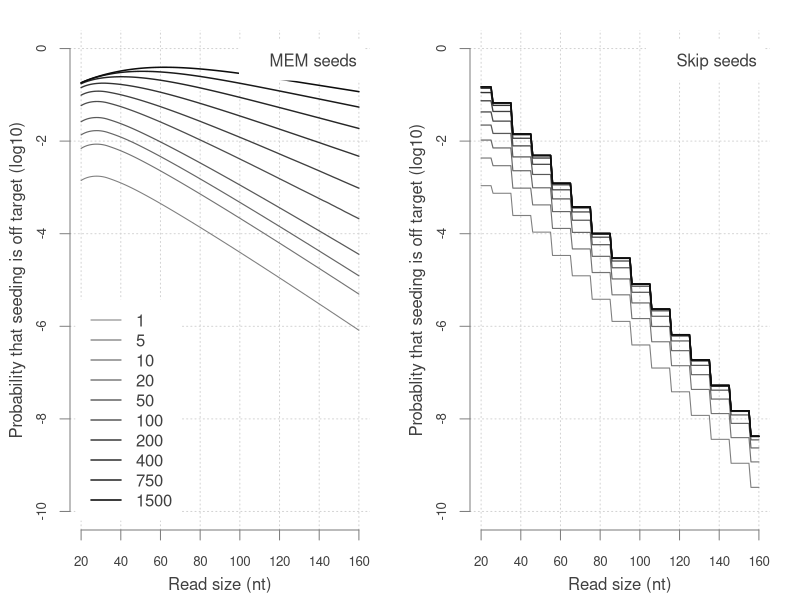

Generate this figure with R:
mem = log10(as.matrix(read.table("results_mem.txt")))
skip = log10(as.matrix(read.table("results_skip.txt")))

k = 20:160
ylim = c(-10,0)

pdf("mortal_kombat.pdf", height=6, width=12, useDingbats=FALSE)

par(mfrow=c(1,2))
par(mar=c(3.5,3.5,1.5,1.5))

plot(k, mem[1,], type="n",
   panel.first=grid(), ylim=ylim,
   bty="n", xaxt="n", yaxt="n", xlab="", ylab="")
lines(k, mem[1,], col="grey50", lwd=1.05)
lines(k, mem[2,], col="grey45", lwd=1.10)
lines(k, mem[3,], col="grey40", lwd=1.15)
lines(k, mem[4,], col="grey35", lwd=1.20)
lines(k, mem[5,], col="grey30", lwd=1.25)
lines(k, mem[6,], col="grey25", lwd=1.30)
lines(k, mem[7,], col="grey20", lwd=1.35)
lines(k, mem[8,], col="grey15", lwd=1.40)
lines(k, mem[9,], col="grey10", lwd=1.45)
lines(k, mem[10,], col="grey5", lwd=1.50)

title(xlab="Read size (nt)",
   ylab="Probability that seeding is off target (log10)",
   col.lab="grey25", line=2.2)
axis(side=1, cex.axis=.8, col="grey50", col.axis="grey25")
axis(side=2, cex.axis=.8, col="grey50", col.axis="grey25")

legend(x="bottomleft", lwd=c(1.05, 1.10, 1.15, 1.20, 1.25, 1.30,
   1.35, 1.40, 1.45, 1.50), col=c("grey50", "grey45", "grey40",
   "grey35", "grey30", "grey25", "grey20", "grey15", "grey10", "grey5"),
   legend=c("1","5","10","20","50","100","200","400", "750","1500"),
   inset=.02, bg="white", box.col="white", text.col="grey25")
legend(x="topright", inset=.02, bg="white", box.col="white",
   legend="MEM seeds", text.col="grey25")

plot(k, skip[1,], type="n",
   panel.first=grid(), ylim=ylim,
   bty="n", xaxt="n", yaxt="n", xlab="", ylab="")
lines(k, skip[1,], col="grey50", lwd=1.05)
lines(k, skip[2,], col="grey45", lwd=1.10)
lines(k, skip[3,], col="grey40", lwd=1.15)
lines(k, skip[4,], col="grey35", lwd=1.20)
lines(k, skip[5,], col="grey30", lwd=1.25)
lines(k, skip[6,], col="grey25", lwd=1.30)
lines(k, skip[7,], col="grey20", lwd=1.35)
lines(k, skip[8,], col="grey15", lwd=1.40)
lines(k, skip[9,], col="grey10", lwd=1.45)
lines(k, skip[10,], col="grey5", lwd=1.50)

title(xlab="Read size (nt)",
   ylab="Probablity that seeding is off target (log10)",
   col.lab="grey25", line=2.2)
axis(side=1, cex.axis=.8, col="grey50", col.axis="grey25")
axis(side=2, cex.axis=.8, col="grey50", col.axis="grey25")

legend(x="topright", inset=.02, bg="white", box.col="white",
   legend="Skip seeds", text.col="grey25")

dev.off()
